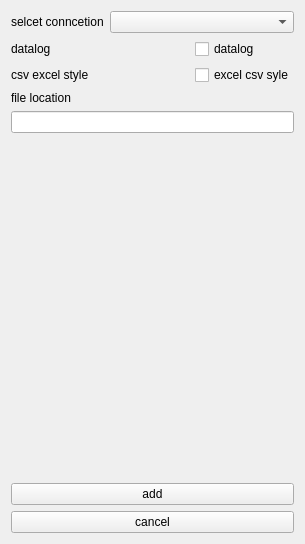
<?xml version="1.0" encoding="UTF-8"?>
<ui version="4.0">
 <class>Form</class>
 <widget class="QWidget" name="Form">
  <property name="geometry">
   <rect>
    <x>0</x>
    <y>0</y>
    <width>294</width>
    <height>544</height>
   </rect>
  </property>
  <property name="windowTitle">
   <string>Form</string>
  </property>
  <layout class="QGridLayout" name="gridLayout">
   <item row="0" column="0">
    <widget class="QLabel" name="label_2">
     <property name="text">
      <string>selcet conncetion</string>
     </property>
    </widget>
   </item>
   <item row="1" column="0">
    <widget class="QLabel" name="label_3">
     <property name="text">
      <string>datalog</string>
     </property>
    </widget>
   </item>
   <item row="1" column="1">
    <spacer name="horizontalSpacer">
     <property name="orientation">
      <enum>Qt::Horizontal</enum>
     </property>
     <property name="sizeHint" stdset="0">
      <size>
       <width>89</width>
       <height>20</height>
      </size>
     </property>
    </spacer>
   </item>
   <item row="1" column="2">
    <widget class="QCheckBox" name="checkBox">
     <property name="text">
      <string>datalog</string>
     </property>
    </widget>
   </item>
   <item row="2" column="0">
    <widget class="QLabel" name="label_4">
     <property name="text">
      <string>csv excel style</string>
     </property>
    </widget>
   </item>
   <item row="2" column="1">
    <spacer name="horizontalSpacer_2">
     <property name="orientation">
      <enum>Qt::Horizontal</enum>
     </property>
     <property name="sizeHint" stdset="0">
      <size>
       <width>89</width>
       <height>20</height>
      </size>
     </property>
    </spacer>
   </item>
   <item row="2" column="2">
    <widget class="QCheckBox" name="checkBox_2">
     <property name="text">
      <string>excel csv syle</string>
     </property>
    </widget>
   </item>
   <item row="3" column="0">
    <widget class="QLabel" name="label">
     <property name="text">
      <string>file location</string>
     </property>
    </widget>
   </item>
   <item row="5" column="1" colspan="2">
    <spacer name="verticalSpacer">
     <property name="orientation">
      <enum>Qt::Vertical</enum>
     </property>
     <property name="sizeHint" stdset="0">
      <size>
       <width>184</width>
       <height>336</height>
      </size>
     </property>
    </spacer>
   </item>
   <item row="6" column="0" colspan="3">
    <widget class="QPushButton" name="pushButton_2">
     <property name="text">
      <string>add</string>
     </property>
    </widget>
   </item>
   <item row="7" column="0" colspan="3">
    <widget class="QPushButton" name="pushButton">
     <property name="text">
      <string>cancel</string>
     </property>
    </widget>
   </item>
   <item row="4" column="0" colspan="3">
    <widget class="QLineEdit" name="lineEdit"/>
   </item>
   <item row="0" column="1" colspan="2">
    <widget class="QComboBox" name="comboBox"/>
   </item>
  </layout>
 </widget>
 <resources/>
 <connections/>
</ui>
